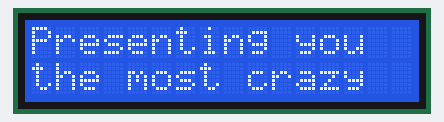
Simulated run of this sketch. Board: Arduino Uno, built with avr-gcc and run on an emulated ATmega328P. On the bench: 16×2 character LCD.

Above: at 0.1 s.
At 2.2 s:
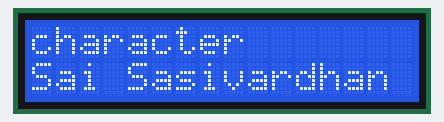

Measured:
- what the display in image 1 shows lasts 2.0 s, from 2.1 s to 4.1 s

The sketch:

LCD_I2C.ino
```cpp
#include <Wire.h>
#include <LiquidCrystal_I2C.h>

LiquidCrystal_I2C lcd(0x27,16,2);

void setup()
{
  lcd.init();
  lcd.backlight();
  }
void loop()
{
  lcd.setCursor(0,0);
  lcd.print("Presenting you ");
  lcd.setCursor(0,1);
  lcd.print("the most crazy");
  delay(2000);

  lcd.clear();
  lcd.print("character");
  lcd.setCursor(0,1);
  lcd.print("Sai Sasivardhan");
  delay(2000);
  lcd.clear();

  }
```
